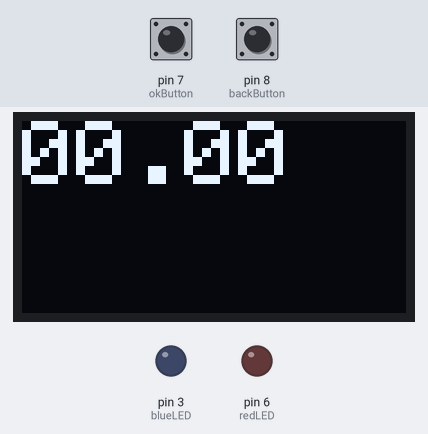
The sketch below on a simulated Arduino Uno, built with avr-gcc and run on an emulated ATmega328P. Shown: 128×64 one-colour display, output pins drawn as LEDs (lit = HIGH). Inputs (shaded band) come from the test bench; at power-on: pin 7 (okButton) HIGH, pin 8 (backButton) HIGH. The display library's start-up logo is not drawn; random numbers use the default seed unless the sketch sets one.

Above: at 1.2 s.
1.3 s: pin 7 (okButton) pulled LOW for 0.15 s
At 1.6 s:
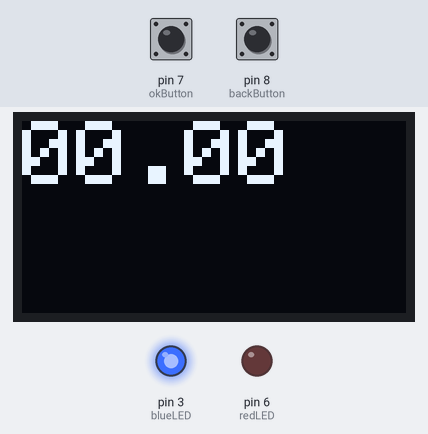
2.9 s: pin 8 (backButton) pulled LOW for 0.15 s
4.5 s: pin 7 (okButton) pulled LOW for 1 s
At 10.55 s:
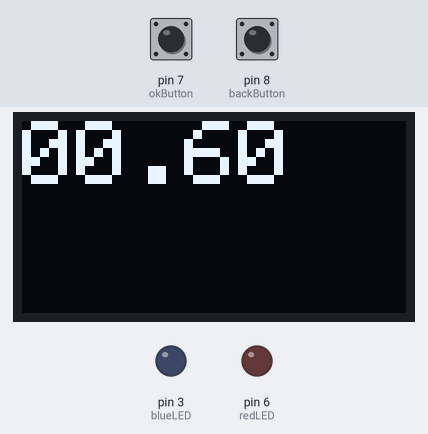
Timing chart, 0 to 12.1 s (numbered marks = the images above; inputs shaded):
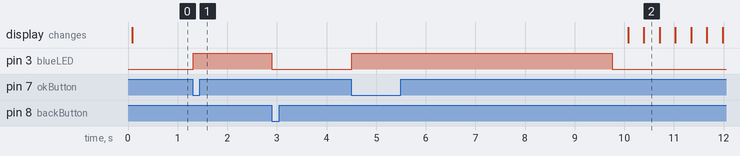

Measured:
- after the input at 1.3 s, pin 3 (blueLED): LOW → HIGH at once
- after the input at 4.5 s, pin 3 (blueLED): LOW → HIGH at once, → LOW 5.2 s later; the display: first changes after 5.6 s (image 2 shows a later state)

The sketch:

stopWatchWithButtons.ino
```cpp
/*
Description: test stopwatch display on OLED, format properly with stopwatchMin:seconds.milliseconds
use buttons to start and stop

*/

#include <SPI.h>
#include <Wire.h>
#include <Adafruit_GFX.h>
#include <Adafruit_SSD1306.h>

#define SCREEN_WIDTH 128 // OLED display width, in pixels
#define SCREEN_HEIGHT 64 // OLED display height, in pixels

// Declaration for an SSD1306 display connected to I2C (SDA, SCL pins)
// The pins for I2C are defined by the Wire-library.
// On an arduino UNO:       A4(SDA), A5(SCL)

#define OLED_RESET     -1 // Reset pin # (or -1 if sharing Arduino reset pin)
#define SCREEN_ADDRESS 0x3C ///< See datasheet for Address; 0x3D for 128x64, 0x3C for 128x32
Adafruit_SSD1306 display(SCREEN_WIDTH, SCREEN_HEIGHT, &Wire, OLED_RESET);


enum State {stopwatch_primed, stopwatch_paused, stopwatch_run};
State currentState = stopwatch_paused;
int randomStart = 0;
unsigned long startRandomWait = 0;


// pin variables
  const int blueLED = 3; // using this instead of buzzer for now
  const int redLED = 6; // using this instead of vibration motor for now
  const int okButton = 7;
  const int backButton = 8;

// button variables
  float stopwatchSec = 0;
  int stopwatchMin = 0;

// button variables
  const bool serialEnabled = 1;
  long unsigned currentTime = 0;
  const int debounceDelay = 10;
  long okLastDetection = 0;
  int okButtonState = 1; // initialize these to unpressed
  int okLastButtonState = 1;
  bool okPressed = 1;
  unsigned long okStartPressed = 0;
  unsigned long okEndPressed = 0;
  unsigned long okHoldTime = 0;
  unsigned long okIdleTime = 0;
  long backLastDetection;
  int backButtonState = 1;  // initialize these to unpressed
  int backLastButtonState = 1;
  bool backPressed = 1;
  unsigned long backStartPressed = 0;
  unsigned long backEndPressed = 0;
  unsigned long backHoldTime = 0;
  unsigned long backIdleTime = 0;
  bool okJustChanged = 0;
  bool backJustChanged = 0;

  unsigned long primedTime = 0;


// function prototypes
  void runStopwatch();
  void resetStopwatch();
  void handle_stopwatch_paused();
  void handle_stopwatch_run();
  void handle_stopwatch_primed();
  void pauseStopwatch();
  void resetStopwatch();


void setup() {

  // SSD1306_SWITCHCAPVCC = generate display voltage from 3.3V internally
  if(!display.begin(SSD1306_SWITCHCAPVCC, SCREEN_ADDRESS)) {
    Serial.println(F("SSD1306 allocation failed"));
    for(;;); // Don't proceed, loop forever
  }
  display.display();
  pinMode(okButton, INPUT_PULLUP);
  pinMode(backButton, INPUT_PULLUP);
  pinMode(blueLED, OUTPUT);
  pinMode(redLED, OUTPUT);


}

void loop() {

  switch (currentState) {
    case stopwatch_paused:
      handle_stopwatch_paused();
      break;
    case stopwatch_primed:
      handle_stopwatch_primed();
      break;

    case stopwatch_run:
      handle_stopwatch_run();
      break;
  }


}


void runStopwatch(){
  display.clearDisplay();
  // at this size, assuming that we won't reach 10 minutes
  display.setTextSize(3);
  display.setTextColor(SSD1306_WHITE);
  display.setCursor(0,0);             // Start at top-left corner

  stopwatchSec = (millis() - primedTime)/1000.0;
  stopwatchMin = 0;

  while (stopwatchSec >= 60.0)
  {
    stopwatchSec = stopwatchSec - 60.0;
    stopwatchMin++;
  }

  if (stopwatchMin > 0)
  {
    display.print(stopwatchMin);
    display.print(":");

    if (stopwatchSec < 10.0)
    {
      display.print("0");
      display.print(stopwatchSec);
      display.display();
    }
    else
    {
      display.print(stopwatchSec);
      display.display();
    }
  }
  else{
    if (stopwatchSec < 10.0)
    {
      display.print("0");
      display.print(stopwatchSec);
      display.display();
    }
    else
    {
      display.println(stopwatchSec, 2);
      display.display();
    }
  }
  delay(10);
}


void pauseStopwatch(){
  display.clearDisplay();
  display.setTextSize(3);
  display.setTextColor(SSD1306_WHITE);
  display.setCursor(0,0);

  if (stopwatchMin > 0)
    {
      display.print(stopwatchMin);
      display.print(":");

      if (stopwatchSec < 10.0)
      {
        display.print("0");
        display.print(stopwatchSec);
        display.display();
      }
      else
      {
        display.print(stopwatchSec);
        display.display();
      }
    }
    else{
      if (stopwatchSec < 10.0)
      {
        display.print("0");
        display.print(stopwatchSec);
        display.display();
      }

      else
      {
        display.println(stopwatchSec, 2);
        display.display();

      }
    }

}


void buttonState(){
  int okReading = digitalRead(okButton);
  int backReading = digitalRead(backButton);

  if (okButtonState != okLastButtonState){
    okLastDetection = millis();
  }

  if (backButtonState != backLastButtonState){
    backLastDetection = millis();
  }


  // only accept the change in button state after debounce time
  if ( (millis() - okLastDetection) > debounceDelay ){
    okButtonState = okReading;
  }

  // only accept the change in button state after debounce time
  if ( (millis() - backLastDetection) > debounceDelay ){
    backButtonState = backReading;
  }


  // if the button is pressed or released
  if (okButtonState != okLastButtonState)
  {

    // if the button is just pressed
    if (okButtonState == 0)
    {
      okStartPressed = millis();
      if (okButtonState == 0 && okPressed == 1)
      {
        if (serialEnabled) Serial.println("======just pressed ok =======");
      }
      okPressed = 0;
      okJustChanged = 1;

    }


    // if the button is just released
    else if (okButtonState == 1)
    {

      okEndPressed = millis();
      okHoldTime = okEndPressed - okStartPressed;
      if (okButtonState == 1 && okPressed == 0)
      {
        if (serialEnabled) {
          Serial.print("---just released ok ----: holdtime: ");
          Serial.println(okHoldTime);
        }
      }
      okJustChanged = 1;
      okPressed = 1;
    }


  }
  else {
    okJustChanged = 0;
  }

  // if the back button is pressed or released
  if (backButtonState != backLastButtonState)
  {

    // if the button is just pressed
    if (backButtonState == 0)
    {
      backStartPressed = millis();
      if (backButtonState == 0 && backPressed == 1)
      {
        if (serialEnabled) Serial.println("======just pressed back =======");
      }
      backJustChanged = 1;
      backPressed = 0;

    }


    // if the button is just released
    else if (backButtonState == 1)
    {

      backEndPressed = millis();
      backHoldTime = backEndPressed - backStartPressed;
      if (backButtonState == 1 && backPressed == 0)
      {
        if (serialEnabled){
          Serial.print("---just released back ----: holdtime: ");
          Serial.println(backHoldTime);
        }

      }

      backJustChanged = 1;
      backPressed = 1;
    }

    else {
      okJustChanged = 0;
      backJustChanged = 0;
    }


  }

  else {
    backJustChanged = 0;
  }


  okLastButtonState = okReading;
  backLastButtonState = backReading;


}


void handle_stopwatch_paused(){
  pauseStopwatch();
  buttonState();
  if (backButtonState == 0 and backJustChanged){
    resetStopwatch();
  }
  if (okButtonState == 0 and okJustChanged){
    currentState = stopwatch_primed;
  }
}


void handle_stopwatch_primed(){
  digitalWrite(blueLED, HIGH);
  randomStart = random(2000, 6000);
  startRandomWait = millis();

  while (millis() - startRandomWait < randomStart)
  {
    buttonState();
    if (backButtonState == 0 and backJustChanged){
      currentState = stopwatch_paused;
      digitalWrite(blueLED, LOW);
      break;
    }
  }
  if (currentState == stopwatch_primed){
    digitalWrite(blueLED, LOW);
    currentState = stopwatch_run;
    primedTime = (startRandomWait + randomStart);

  }

}


void handle_stopwatch_run(){
  runStopwatch();
  buttonState();
  if ((okButtonState == 0 and okJustChanged) || (backButtonState == 0 and backJustChanged)){
    currentState = stopwatch_paused;
  }
}


void resetStopwatch(){
  stopwatchMin = 0;
  stopwatchSec = 0;
  pauseStopwatch();
}
```
